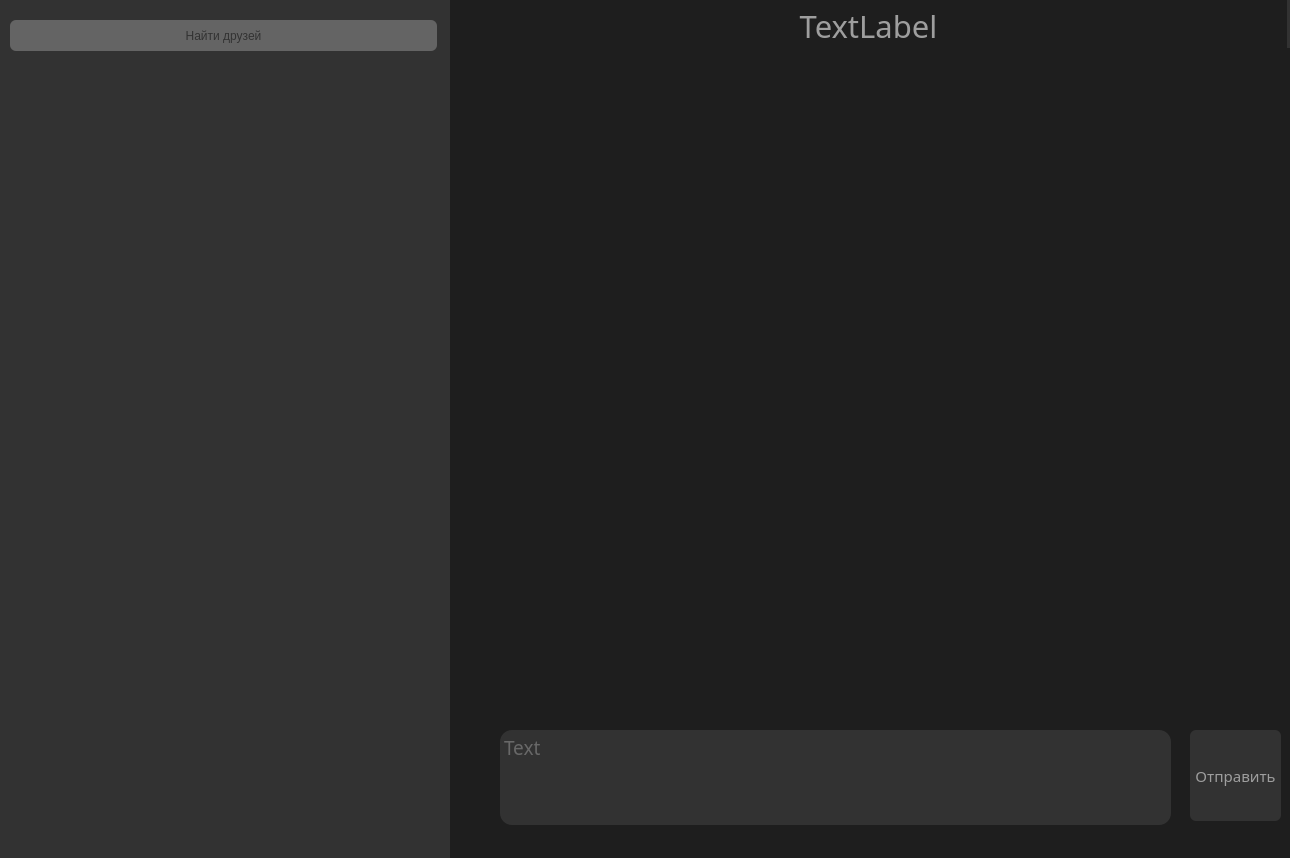
<?xml version="1.0" encoding="UTF-8"?>
<ui version="4.0">
 <class>MainWindow</class>
 <widget class="QMainWindow" name="MainWindow">
  <property name="geometry">
   <rect>
    <x>0</x>
    <y>0</y>
    <width>1290</width>
    <height>858</height>
   </rect>
  </property>
  <property name="windowTitle">
   <string>MainWindow</string>
  </property>
  <widget class="QWidget" name="centralwidget">
   <widget class="QStackedWidget" name="stackedWidget">
    <property name="geometry">
     <rect>
      <x>0</x>
      <y>0</y>
      <width>1291</width>
      <height>866</height>
     </rect>
    </property>
    <property name="palette">
     <palette>
      <active>
       <colorrole role="WindowText">
        <brush brushstyle="SolidPattern">
         <color alpha="255">
          <red>255</red>
          <green>255</green>
          <blue>255</blue>
         </color>
        </brush>
       </colorrole>
       <colorrole role="Button">
        <brush brushstyle="SolidPattern">
         <color alpha="255">
          <red>50</red>
          <green>50</green>
          <blue>50</blue>
         </color>
        </brush>
       </colorrole>
       <colorrole role="Light">
        <brush brushstyle="SolidPattern">
         <color alpha="255">
          <red>167</red>
          <green>167</green>
          <blue>167</blue>
         </color>
        </brush>
       </colorrole>
       <colorrole role="Midlight">
        <brush brushstyle="SolidPattern">
         <color alpha="255">
          <red>139</red>
          <green>139</green>
          <blue>139</blue>
         </color>
        </brush>
       </colorrole>
       <colorrole role="Dark">
        <brush brushstyle="SolidPattern">
         <color alpha="255">
          <red>55</red>
          <green>55</green>
          <blue>55</blue>
         </color>
        </brush>
       </colorrole>
       <colorrole role="Mid">
        <brush brushstyle="SolidPattern">
         <color alpha="255">
          <red>74</red>
          <green>74</green>
          <blue>74</blue>
         </color>
        </brush>
       </colorrole>
       <colorrole role="Text">
        <brush brushstyle="SolidPattern">
         <color alpha="255">
          <red>255</red>
          <green>255</green>
          <blue>255</blue>
         </color>
        </brush>
       </colorrole>
       <colorrole role="BrightText">
        <brush brushstyle="SolidPattern">
         <color alpha="255">
          <red>255</red>
          <green>255</green>
          <blue>255</blue>
         </color>
        </brush>
       </colorrole>
       <colorrole role="ButtonText">
        <brush brushstyle="SolidPattern">
         <color alpha="255">
          <red>255</red>
          <green>255</green>
          <blue>255</blue>
         </color>
        </brush>
       </colorrole>
       <colorrole role="Base">
        <brush brushstyle="SolidPattern">
         <color alpha="255">
          <red>50</red>
          <green>50</green>
          <blue>50</blue>
         </color>
        </brush>
       </colorrole>
       <colorrole role="Window">
        <brush brushstyle="SolidPattern">
         <color alpha="255">
          <red>50</red>
          <green>50</green>
          <blue>50</blue>
         </color>
        </brush>
       </colorrole>
       <colorrole role="Shadow">
        <brush brushstyle="SolidPattern">
         <color alpha="255">
          <red>0</red>
          <green>0</green>
          <blue>0</blue>
         </color>
        </brush>
       </colorrole>
       <colorrole role="AlternateBase">
        <brush brushstyle="SolidPattern">
         <color alpha="255">
          <red>55</red>
          <green>55</green>
          <blue>55</blue>
         </color>
        </brush>
       </colorrole>
       <colorrole role="ToolTipBase">
        <brush brushstyle="SolidPattern">
         <color alpha="255">
          <red>255</red>
          <green>255</green>
          <blue>220</blue>
         </color>
        </brush>
       </colorrole>
       <colorrole role="ToolTipText">
        <brush brushstyle="SolidPattern">
         <color alpha="255">
          <red>0</red>
          <green>0</green>
          <blue>0</blue>
         </color>
        </brush>
       </colorrole>
       <colorrole role="PlaceholderText">
        <brush brushstyle="NoBrush">
         <color alpha="128">
          <red>255</red>
          <green>255</green>
          <blue>255</blue>
         </color>
        </brush>
       </colorrole>
      </active>
      <inactive>
       <colorrole role="WindowText">
        <brush brushstyle="SolidPattern">
         <color alpha="255">
          <red>255</red>
          <green>255</green>
          <blue>255</blue>
         </color>
        </brush>
       </colorrole>
       <colorrole role="Button">
        <brush brushstyle="SolidPattern">
         <color alpha="255">
          <red>50</red>
          <green>50</green>
          <blue>50</blue>
         </color>
        </brush>
       </colorrole>
       <colorrole role="Light">
        <brush brushstyle="SolidPattern">
         <color alpha="255">
          <red>167</red>
          <green>167</green>
          <blue>167</blue>
         </color>
        </brush>
       </colorrole>
       <colorrole role="Midlight">
        <brush brushstyle="SolidPattern">
         <color alpha="255">
          <red>139</red>
          <green>139</green>
          <blue>139</blue>
         </color>
        </brush>
       </colorrole>
       <colorrole role="Dark">
        <brush brushstyle="SolidPattern">
         <color alpha="255">
          <red>55</red>
          <green>55</green>
          <blue>55</blue>
         </color>
        </brush>
       </colorrole>
       <colorrole role="Mid">
        <brush brushstyle="SolidPattern">
         <color alpha="255">
          <red>74</red>
          <green>74</green>
          <blue>74</blue>
         </color>
        </brush>
       </colorrole>
       <colorrole role="Text">
        <brush brushstyle="SolidPattern">
         <color alpha="255">
          <red>255</red>
          <green>255</green>
          <blue>255</blue>
         </color>
        </brush>
       </colorrole>
       <colorrole role="BrightText">
        <brush brushstyle="SolidPattern">
         <color alpha="255">
          <red>255</red>
          <green>255</green>
          <blue>255</blue>
         </color>
        </brush>
       </colorrole>
       <colorrole role="ButtonText">
        <brush brushstyle="SolidPattern">
         <color alpha="255">
          <red>255</red>
          <green>255</green>
          <blue>255</blue>
         </color>
        </brush>
       </colorrole>
       <colorrole role="Base">
        <brush brushstyle="SolidPattern">
         <color alpha="255">
          <red>50</red>
          <green>50</green>
          <blue>50</blue>
         </color>
        </brush>
       </colorrole>
       <colorrole role="Window">
        <brush brushstyle="SolidPattern">
         <color alpha="255">
          <red>50</red>
          <green>50</green>
          <blue>50</blue>
         </color>
        </brush>
       </colorrole>
       <colorrole role="Shadow">
        <brush brushstyle="SolidPattern">
         <color alpha="255">
          <red>0</red>
          <green>0</green>
          <blue>0</blue>
         </color>
        </brush>
       </colorrole>
       <colorrole role="AlternateBase">
        <brush brushstyle="SolidPattern">
         <color alpha="255">
          <red>55</red>
          <green>55</green>
          <blue>55</blue>
         </color>
        </brush>
       </colorrole>
       <colorrole role="ToolTipBase">
        <brush brushstyle="SolidPattern">
         <color alpha="255">
          <red>255</red>
          <green>255</green>
          <blue>220</blue>
         </color>
        </brush>
       </colorrole>
       <colorrole role="ToolTipText">
        <brush brushstyle="SolidPattern">
         <color alpha="255">
          <red>0</red>
          <green>0</green>
          <blue>0</blue>
         </color>
        </brush>
       </colorrole>
       <colorrole role="PlaceholderText">
        <brush brushstyle="NoBrush">
         <color alpha="128">
          <red>255</red>
          <green>255</green>
          <blue>255</blue>
         </color>
        </brush>
       </colorrole>
      </inactive>
      <disabled>
       <colorrole role="WindowText">
        <brush brushstyle="SolidPattern">
         <color alpha="255">
          <red>55</red>
          <green>55</green>
          <blue>55</blue>
         </color>
        </brush>
       </colorrole>
       <colorrole role="Button">
        <brush brushstyle="SolidPattern">
         <color alpha="255">
          <red>50</red>
          <green>50</green>
          <blue>50</blue>
         </color>
        </brush>
       </colorrole>
       <colorrole role="Light">
        <brush brushstyle="SolidPattern">
         <color alpha="255">
          <red>167</red>
          <green>167</green>
          <blue>167</blue>
         </color>
        </brush>
       </colorrole>
       <colorrole role="Midlight">
        <brush brushstyle="SolidPattern">
         <color alpha="255">
          <red>139</red>
          <green>139</green>
          <blue>139</blue>
         </color>
        </brush>
       </colorrole>
       <colorrole role="Dark">
        <brush brushstyle="SolidPattern">
         <color alpha="255">
          <red>55</red>
          <green>55</green>
          <blue>55</blue>
         </color>
        </brush>
       </colorrole>
       <colorrole role="Mid">
        <brush brushstyle="SolidPattern">
         <color alpha="255">
          <red>74</red>
          <green>74</green>
          <blue>74</blue>
         </color>
        </brush>
       </colorrole>
       <colorrole role="Text">
        <brush brushstyle="SolidPattern">
         <color alpha="255">
          <red>55</red>
          <green>55</green>
          <blue>55</blue>
         </color>
        </brush>
       </colorrole>
       <colorrole role="BrightText">
        <brush brushstyle="SolidPattern">
         <color alpha="255">
          <red>255</red>
          <green>255</green>
          <blue>255</blue>
         </color>
        </brush>
       </colorrole>
       <colorrole role="ButtonText">
        <brush brushstyle="SolidPattern">
         <color alpha="255">
          <red>55</red>
          <green>55</green>
          <blue>55</blue>
         </color>
        </brush>
       </colorrole>
       <colorrole role="Base">
        <brush brushstyle="SolidPattern">
         <color alpha="255">
          <red>50</red>
          <green>50</green>
          <blue>50</blue>
         </color>
        </brush>
       </colorrole>
       <colorrole role="Window">
        <brush brushstyle="SolidPattern">
         <color alpha="255">
          <red>50</red>
          <green>50</green>
          <blue>50</blue>
         </color>
        </brush>
       </colorrole>
       <colorrole role="Shadow">
        <brush brushstyle="SolidPattern">
         <color alpha="255">
          <red>0</red>
          <green>0</green>
          <blue>0</blue>
         </color>
        </brush>
       </colorrole>
       <colorrole role="AlternateBase">
        <brush brushstyle="SolidPattern">
         <color alpha="255">
          <red>111</red>
          <green>111</green>
          <blue>111</blue>
         </color>
        </brush>
       </colorrole>
       <colorrole role="ToolTipBase">
        <brush brushstyle="SolidPattern">
         <color alpha="255">
          <red>255</red>
          <green>255</green>
          <blue>220</blue>
         </color>
        </brush>
       </colorrole>
       <colorrole role="ToolTipText">
        <brush brushstyle="SolidPattern">
         <color alpha="255">
          <red>0</red>
          <green>0</green>
          <blue>0</blue>
         </color>
        </brush>
       </colorrole>
       <colorrole role="PlaceholderText">
        <brush brushstyle="NoBrush">
         <color alpha="128">
          <red>255</red>
          <green>255</green>
          <blue>255</blue>
         </color>
        </brush>
       </colorrole>
      </disabled>
     </palette>
    </property>
    <property name="styleSheet">
     <string notr="true">background-color: rgb(50, 50, 50);
</string>
    </property>
    <property name="inputMethodHints">
     <set>Qt::ImhNone</set>
    </property>
    <property name="frameShape">
     <enum>QFrame::NoFrame</enum>
    </property>
    <property name="frameShadow">
     <enum>QFrame::Plain</enum>
    </property>
    <property name="midLineWidth">
     <number>0</number>
    </property>
    <property name="currentIndex">
     <number>2</number>
    </property>
    <widget class="QWidget" name="page_sign">
     <widget class="QLabel" name="label_2">
      <property name="geometry">
       <rect>
        <x>450</x>
        <y>424</y>
        <width>71</width>
        <height>20</height>
       </rect>
      </property>
      <property name="font">
       <font>
        <pointsize>12</pointsize>
       </font>
      </property>
      <property name="styleSheet">
       <string notr="true">color: rgb(158, 158, 158);</string>
      </property>
      <property name="text">
       <string>Пароль</string>
      </property>
      <property name="alignment">
       <set>Qt::AlignCenter</set>
      </property>
     </widget>
     <widget class="QPushButton" name="pushButton_toReg">
      <property name="geometry">
       <rect>
        <x>660</x>
        <y>490</y>
        <width>141</width>
        <height>31</height>
       </rect>
      </property>
      <property name="styleSheet">
       <string notr="true">color: rgb(158, 158, 158);</string>
      </property>
      <property name="text">
       <string>Создать аккаунт</string>
      </property>
     </widget>
     <widget class="QLineEdit" name="lineEdit_2">
      <property name="geometry">
       <rect>
        <x>522</x>
        <y>420</y>
        <width>281</width>
        <height>31</height>
       </rect>
      </property>
      <property name="inputMask">
       <string notr="true"/>
      </property>
      <property name="text">
       <string/>
      </property>
      <property name="echoMode">
       <enum>QLineEdit::Password</enum>
      </property>
     </widget>
     <widget class="QLabel" name="label">
      <property name="geometry">
       <rect>
        <x>460</x>
        <y>332</y>
        <width>51</width>
        <height>20</height>
       </rect>
      </property>
      <property name="font">
       <font>
        <pointsize>12</pointsize>
       </font>
      </property>
      <property name="styleSheet">
       <string notr="true">color: rgb(158, 158, 158);</string>
      </property>
      <property name="text">
       <string>Логин</string>
      </property>
      <property name="alignment">
       <set>Qt::AlignCenter</set>
      </property>
     </widget>
     <widget class="QLineEdit" name="lineEdit">
      <property name="geometry">
       <rect>
        <x>522</x>
        <y>330</y>
        <width>281</width>
        <height>31</height>
       </rect>
      </property>
      <property name="styleSheet">
       <string notr="true"/>
      </property>
     </widget>
     <widget class="QPushButton" name="pushButton_sign">
      <property name="geometry">
       <rect>
        <x>514</x>
        <y>490</y>
        <width>81</width>
        <height>31</height>
       </rect>
      </property>
      <property name="styleSheet">
       <string notr="true">color: rgb(158, 158, 158);</string>
      </property>
      <property name="text">
       <string>Войти</string>
      </property>
     </widget>
     <widget class="Line" name="line_4">
      <property name="geometry">
       <rect>
        <x>-3</x>
        <y>50</y>
        <width>1291</width>
        <height>20</height>
       </rect>
      </property>
      <property name="orientation">
       <enum>Qt::Horizontal</enum>
      </property>
     </widget>
     <widget class="QLabel" name="label_10">
      <property name="geometry">
       <rect>
        <x>580</x>
        <y>10</y>
        <width>161</width>
        <height>31</height>
       </rect>
      </property>
      <property name="font">
       <font>
        <pointsize>21</pointsize>
       </font>
      </property>
      <property name="styleSheet">
       <string notr="true">color: rgb(158, 158, 158);</string>
      </property>
      <property name="text">
       <string>Вход</string>
      </property>
      <property name="alignment">
       <set>Qt::AlignCenter</set>
      </property>
     </widget>
    </widget>
    <widget class="QWidget" name="page_reg">
     <widget class="QLabel" name="label_8">
      <property name="geometry">
       <rect>
        <x>428</x>
        <y>500</y>
        <width>451</width>
        <height>20</height>
       </rect>
      </property>
      <property name="styleSheet">
       <string notr="true">color: rgb(158, 158, 158);</string>
      </property>
      <property name="text">
       <string/>
      </property>
      <property name="alignment">
       <set>Qt::AlignCenter</set>
      </property>
     </widget>
     <widget class="QLabel" name="label_7">
      <property name="geometry">
       <rect>
        <x>450</x>
        <y>400</y>
        <width>61</width>
        <height>21</height>
       </rect>
      </property>
      <property name="font">
       <font>
        <pointsize>12</pointsize>
       </font>
      </property>
      <property name="styleSheet">
       <string notr="true">color: rgb(158, 158, 158);</string>
      </property>
      <property name="text">
       <string>Пароль</string>
      </property>
      <property name="alignment">
       <set>Qt::AlignCenter</set>
      </property>
     </widget>
     <widget class="QLabel" name="label_5">
      <property name="geometry">
       <rect>
        <x>450</x>
        <y>300</y>
        <width>61</width>
        <height>31</height>
       </rect>
      </property>
      <property name="font">
       <font>
        <pointsize>12</pointsize>
       </font>
      </property>
      <property name="styleSheet">
       <string notr="true">color: rgb(158, 158, 158);</string>
      </property>
      <property name="text">
       <string>Логин</string>
      </property>
      <property name="alignment">
       <set>Qt::AlignCenter</set>
      </property>
     </widget>
     <widget class="QPushButton" name="pushButton_reg">
      <property name="geometry">
       <rect>
        <x>512</x>
        <y>530</y>
        <width>81</width>
        <height>31</height>
       </rect>
      </property>
      <property name="styleSheet">
       <string notr="true">color: rgb(158, 158, 158);</string>
      </property>
      <property name="text">
       <string>Готово</string>
      </property>
     </widget>
     <widget class="QPushButton" name="pushButton_backToSign">
      <property name="geometry">
       <rect>
        <x>710</x>
        <y>530</y>
        <width>81</width>
        <height>31</height>
       </rect>
      </property>
      <property name="styleSheet">
       <string notr="true">color: rgb(158, 158, 158);</string>
      </property>
      <property name="text">
       <string>Отмена</string>
      </property>
     </widget>
     <widget class="QLineEdit" name="lineEdit_5">
      <property name="geometry">
       <rect>
        <x>560</x>
        <y>460</y>
        <width>281</width>
        <height>31</height>
       </rect>
      </property>
     </widget>
     <widget class="QLabel" name="label_6">
      <property name="geometry">
       <rect>
        <x>400</x>
        <y>460</y>
        <width>141</width>
        <height>31</height>
       </rect>
      </property>
      <property name="font">
       <font>
        <pointsize>12</pointsize>
       </font>
      </property>
      <property name="styleSheet">
       <string notr="true">color: rgb(158, 158, 158);</string>
      </property>
      <property name="text">
       <string>Повторите пароль</string>
      </property>
      <property name="alignment">
       <set>Qt::AlignCenter</set>
      </property>
     </widget>
     <widget class="QLineEdit" name="lineEdit_7">
      <property name="geometry">
       <rect>
        <x>560</x>
        <y>300</y>
        <width>281</width>
        <height>31</height>
       </rect>
      </property>
      <property name="font">
       <font>
        <pointsize>14</pointsize>
       </font>
      </property>
     </widget>
     <widget class="QLineEdit" name="lineEdit_6">
      <property name="geometry">
       <rect>
        <x>560</x>
        <y>400</y>
        <width>281</width>
        <height>31</height>
       </rect>
      </property>
     </widget>
     <widget class="QLabel" name="label_9">
      <property name="geometry">
       <rect>
        <x>580</x>
        <y>10</y>
        <width>161</width>
        <height>31</height>
       </rect>
      </property>
      <property name="font">
       <font>
        <pointsize>21</pointsize>
       </font>
      </property>
      <property name="styleSheet">
       <string notr="true">color: rgb(158, 158, 158);</string>
      </property>
      <property name="text">
       <string>Регистрация</string>
      </property>
      <property name="alignment">
       <set>Qt::AlignCenter</set>
      </property>
     </widget>
     <widget class="Line" name="line_3">
      <property name="geometry">
       <rect>
        <x>-3</x>
        <y>50</y>
        <width>1291</width>
        <height>20</height>
       </rect>
      </property>
      <property name="orientation">
       <enum>Qt::Horizontal</enum>
      </property>
     </widget>
    </widget>
    <widget class="QWidget" name="page_main">
     <widget class="QListWidget" name="listWidget_msgRoom">
      <property name="geometry">
       <rect>
        <x>450</x>
        <y>48</y>
        <width>840</width>
        <height>651</height>
       </rect>
      </property>
      <property name="font">
       <font>
        <pointsize>12</pointsize>
       </font>
      </property>
      <property name="styleSheet">
       <string notr="true">background-color: rgb(30, 30, 30);
color: rgb(158, 158, 158);
border:0px;</string>
      </property>
      <property name="isWrapping" stdset="0">
       <bool>false</bool>
      </property>
      <property name="currentRow">
       <number>-1</number>
      </property>
     </widget>
     <widget class="QLabel" name="listWidget_title">
      <property name="geometry">
       <rect>
        <x>450</x>
        <y>0</y>
        <width>837</width>
        <height>51</height>
       </rect>
      </property>
      <property name="maximumSize">
       <size>
        <width>16777215</width>
        <height>16777214</height>
       </size>
      </property>
      <property name="font">
       <font>
        <family>Corbel Light</family>
        <pointsize>23</pointsize>
        <weight>50</weight>
        <italic>false</italic>
        <bold>false</bold>
       </font>
      </property>
      <property name="styleSheet">
       <string notr="true">color: rgb(158, 158, 158);
background-color: rgb(30, 30, 30);</string>
      </property>
      <property name="text">
       <string>TextLabel</string>
      </property>
      <property name="alignment">
       <set>Qt::AlignCenter</set>
      </property>
     </widget>
     <widget class="QListWidget" name="listWidget_msgRoom_2">
      <property name="geometry">
       <rect>
        <x>0</x>
        <y>65</y>
        <width>450</width>
        <height>821</height>
       </rect>
      </property>
      <property name="autoFillBackground">
       <bool>false</bool>
      </property>
      <property name="styleSheet">
       <string notr="true">background-color: rgb(50, 50, 50);
font: 25 18pt &quot;Corbel Light&quot;;
color: rgb(158, 158, 158);
border:0px;
</string>
      </property>
     </widget>
     <widget class="QPushButton" name="pushButton_menu">
      <property name="geometry">
       <rect>
        <x>10</x>
        <y>20</y>
        <width>427</width>
        <height>31</height>
       </rect>
      </property>
      <property name="styleSheet">
       <string notr="true">

QPushButton{
background-color: rgb(100, 100, 100);

color: rgb(50, 50, 50);
border:0px;
border-radius: 6px;
}

QPushButton:hover{
background-color: rgb(130, 130, 130);
color: rgb(50, 50, 50);
border-radius: 6px;
}



</string>
      </property>
      <property name="text">
       <string>Найти друзей</string>
      </property>
     </widget>
     <widget class="QTextEdit" name="textEdit_room">
      <property name="geometry">
       <rect>
        <x>500</x>
        <y>730</y>
        <width>671</width>
        <height>95</height>
       </rect>
      </property>
      <property name="font">
       <font>
        <family>Candara</family>
        <pointsize>14</pointsize>
        <weight>50</weight>
        <italic>false</italic>
        <bold>false</bold>
       </font>
      </property>
      <property name="mouseTracking">
       <bool>false</bool>
      </property>
      <property name="focusPolicy">
       <enum>Qt::NoFocus</enum>
      </property>
      <property name="styleSheet">
       <string notr="true">background-color: rgb(50, 50, 50);
font: 14pt &quot;Candara&quot;;
color: rgb(158, 158, 158);
border:0px;
border-radius: 12px;
</string>
      </property>
      <property name="verticalScrollBarPolicy">
       <enum>Qt::ScrollBarAsNeeded</enum>
      </property>
      <property name="sizeAdjustPolicy">
       <enum>QAbstractScrollArea::AdjustIgnored</enum>
      </property>
      <property name="tabChangesFocus">
       <bool>true</bool>
      </property>
      <property name="html">
       <string>&lt;!DOCTYPE HTML PUBLIC &quot;-//W3C//DTD HTML 4.0//EN&quot; &quot;http://www.w3.org/TR/REC-html40/strict.dtd&quot;&gt;
&lt;html&gt;&lt;head&gt;&lt;meta name=&quot;qrichtext&quot; content=&quot;1&quot; /&gt;&lt;style type=&quot;text/css&quot;&gt;
p, li { white-space: pre-wrap; }
&lt;/style&gt;&lt;/head&gt;&lt;body style=&quot; font-family:'Candara'; font-size:14pt; font-weight:400; font-style:normal;&quot;&gt;
&lt;p style=&quot;-qt-paragraph-type:empty; margin-top:0px; margin-bottom:0px; margin-left:0px; margin-right:0px; -qt-block-indent:0; text-indent:0px;&quot;&gt;&lt;br /&gt;&lt;/p&gt;&lt;/body&gt;&lt;/html&gt;</string>
      </property>
      <property name="overwriteMode">
       <bool>false</bool>
      </property>
      <property name="placeholderText">
       <string notr="true">Text</string>
      </property>
     </widget>
     <widget class="Line" name="line">
      <property name="geometry">
       <rect>
        <x>450</x>
        <y>530</y>
        <width>841</width>
        <height>331</height>
       </rect>
      </property>
      <property name="styleSheet">
       <string notr="true">background-color: rgb(30, 30, 30);</string>
      </property>
      <property name="orientation">
       <enum>Qt::Horizontal</enum>
      </property>
     </widget>
     <widget class="QPushButton" name="pushButton_room">
      <property name="geometry">
       <rect>
        <x>1190</x>
        <y>730</y>
        <width>91</width>
        <height>91</height>
       </rect>
      </property>
      <property name="font">
       <font>
        <family>Corbel Light</family>
        <pointsize>11</pointsize>
        <weight>50</weight>
        <italic>false</italic>
        <bold>false</bold>
        <underline>false</underline>
        <stylestrategy>PreferDefault</stylestrategy>
        <kerning>true</kerning>
       </font>
      </property>
      <property name="styleSheet">
       <string notr="true">QPushButton{
font: 11pt ;
background-color: rgb(50, 50, 50);

color: rgb(158, 158, 158);
border:0px;
border-radius: 6px;
}

QPushButton:hover{
background-color: rgb(70, 70, 70);
color: rgb(158, 158, 158);
border-radius: 6px;
}
</string>
      </property>
      <property name="text">
       <string>Отправить</string>
      </property>
     </widget>
     <zorder>line</zorder>
     <zorder>listWidget_msgRoom</zorder>
     <zorder>listWidget_msgRoom_2</zorder>
     <zorder>listWidget_title</zorder>
     <zorder>pushButton_menu</zorder>
     <zorder>textEdit_room</zorder>
     <zorder>pushButton_room</zorder>
    </widget>
   </widget>
  </widget>
 </widget>
 <resources/>
 <connections/>
</ui>
